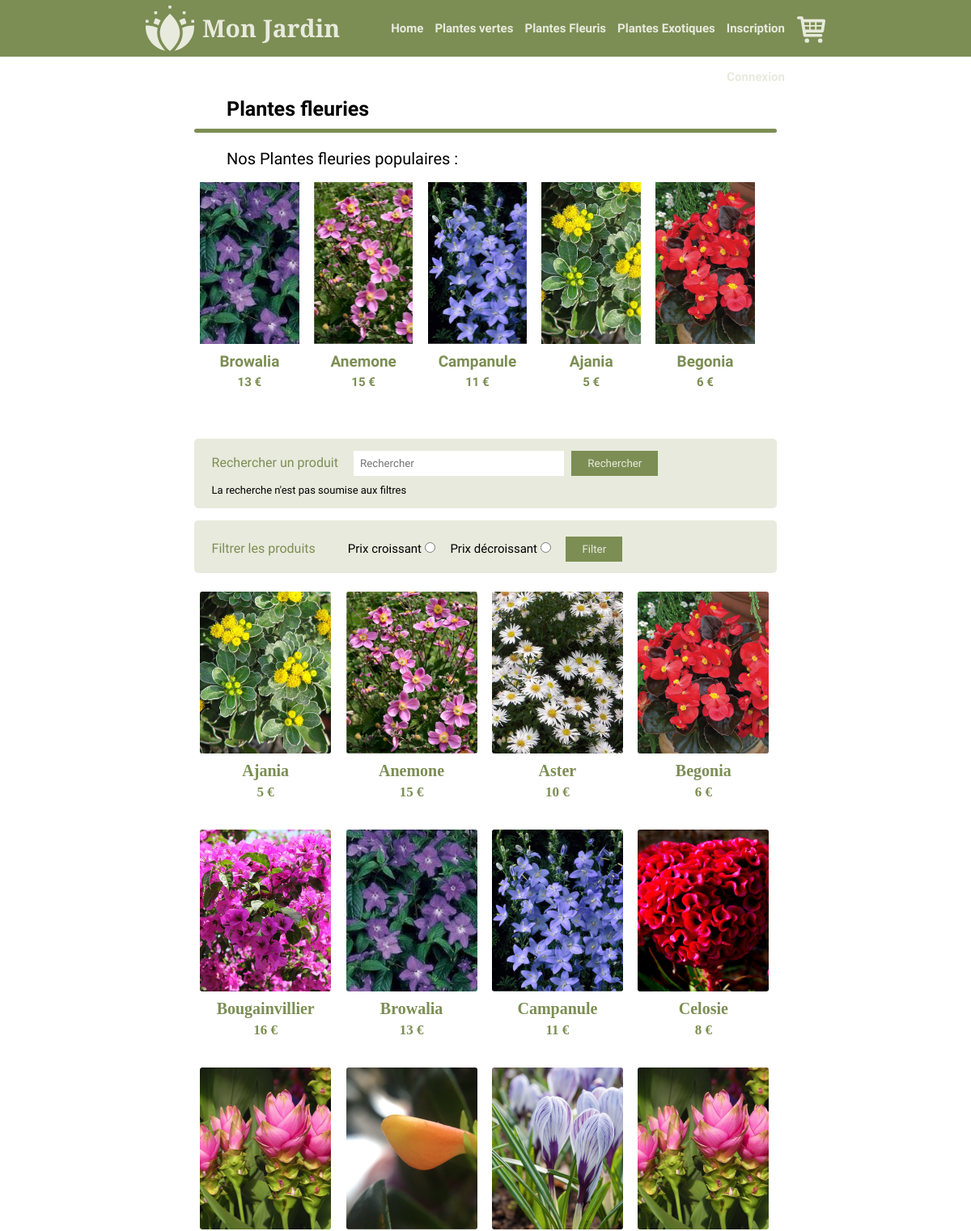
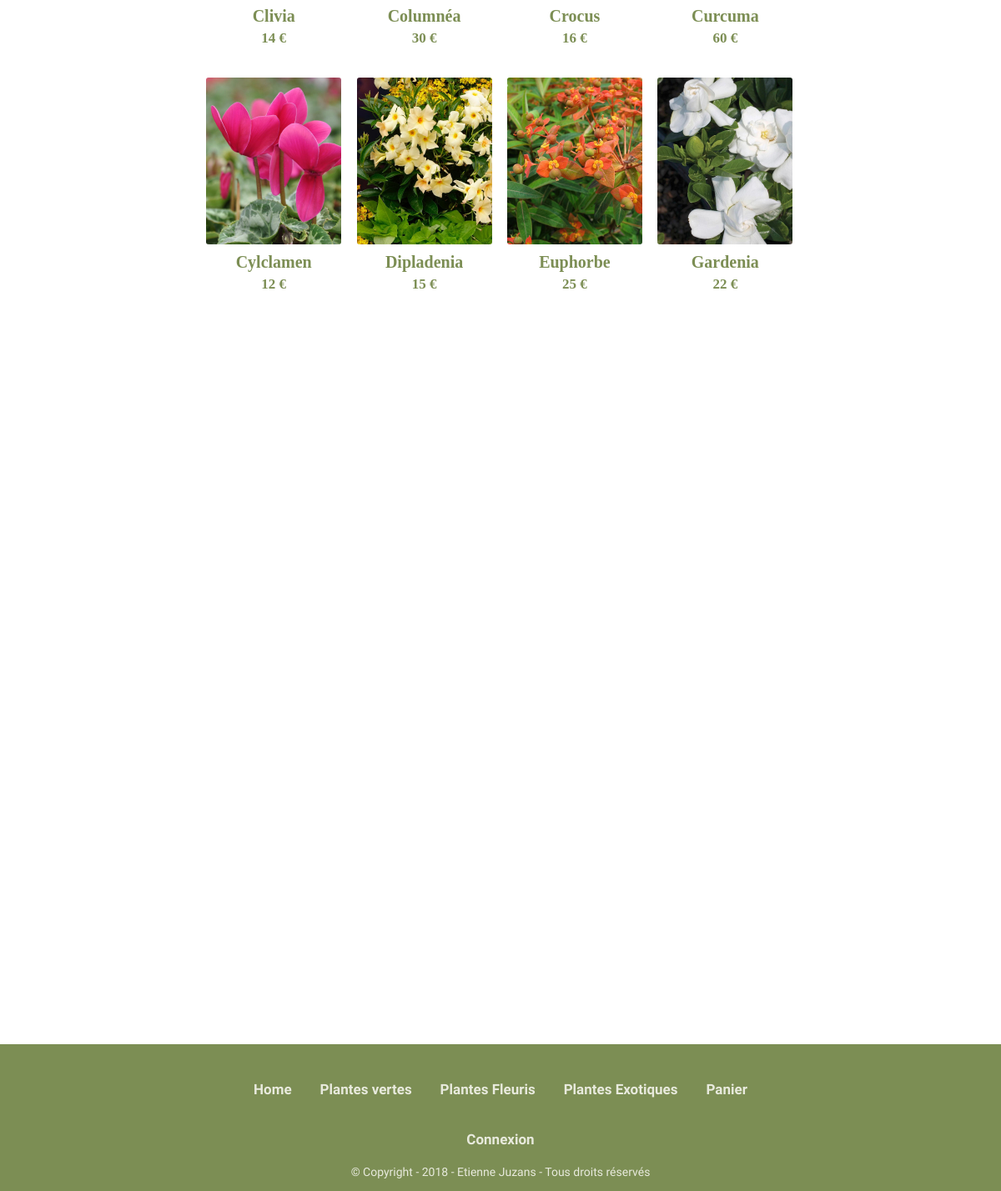
The app's page /PlantesFleuris with its own data (2 pictures, top to bottom).
### tables this page shows
CREATE TABLE `categories` (
  `id` int(11) NOT NULL,
  `id_produit` int(20) NOT NULL,
  `id_categories` int(20) NOT NULL
);

CREATE TABLE `Produits` (
  `id` int(11) NOT NULL,
  `name` varchar(255) NOT NULL,
  `description` text NOT NULL,
  `prix` float NOT NULL,
  `actif` int(1) DEFAULT NULL,
  `view` varchar(255) NOT NULL DEFAULT '0'
);

### controller/produit.php (called while the page is built)
<?php
$objProduitFLeuries = new produit($connect);
?>

### models/connect.class.php (called while the page is built, shortened)
<?php
class connect {
    public function setConnect(PDO $connect)
    {
        $this -> _connect = $connect;
    }
}
?>

### models/produit.class.php (called while the page is built, shortened)
<?php
class produit extends connect
{
    function afficheProduit($categorie){
        $req = $this->_connect->query("SELECT
Produits.id AS idProduit, Produits.name AS nameProduit, Produits.description AS descriptionProduit, Produits.prix AS prixProduit, Produits.actif AS actifProduit, categories.id_produit AS idProduitCategorie, categories.id_categories
FROM Produits INNER JOIN categories
ON id_categories = $categorie  AND categories.id_produit = Produits.id");
        $resReq = $req->fetchAll();
        return $resReq;
    }
    function produitPopulaire($categorie){
        $req = $this -> _connect -> query("SELECT Produits.id AS idProduit, Produits.name AS nameProduit, Produits.description AS descriptionProduit, Produits.prix AS prixProduit, Produits.actif AS actifProduit, Produits.view AS Produitview, categories.id_produit AS idProduitCategorie, categories.id_categories
FROM Produits INNER JOIN categories ON id_categories = $categorie AND categories.id_produit = Produits.id ORDER BY Produitview DESC LIMIT 5");
        $resReq = $req->fetchAll();
        return $resReq;
    }
}
?>

### views/afficheProduitPlantesFleuries.php (the view)
<?php
if (isset($_POST['recherche'])) {
    $recherche = $_POST['rechercher'];
    echo "<div class='Taille_Liste_Produit' style=' height: 950px; width: 100%;'>";
    foreach ($objProduitFLeuries->recherche("2", $recherche) as $res) {
        ?>
        <div class="Produits">
            <a href="PlantesFleuris-<?php echo $res['idProduit']?>">
                <div class="Images_Produit" style="background-image: url('./images/images_produits/<?php echo $res['nameProduit']?>.jpg'); width: 100%; height: 200px; background-size: cover;"></div>
                <div class="Info_Produits">
                    <h2><?php echo $res['nameProduit'] ?></h2>
                    <h3><?php echo $res['prixProduit'] ?> €</h3>
                </div>
            </a>
        </div>
        <?php
    }
    echo "</div>";
} else {
    if (isset($_POST['trierButton'])) {
        if ($_POST['trier'] == 'PrixCroissant') {
            echo "<div class='Taille_Liste_Produit' style=' height: 2050px; width: 100%;'>";
            foreach ($objProduitFLeuries->afficheProduitFiltres("2", "ORDER BY prixProduit ASC") as $res) {
                ?>
                <div class="Produits">
                    <a href="PlantesFleuris-<?php echo $res['idProduit']?>">
                        <div class="Images_Produit" style="background-image: url('./images/images_produits/<?php echo $res['nameProduit']?>.jpg'); width: 100%; height: 200px; background-size: cover;"></div>
                        <div class="Info_Produits">
                            <h2><?php echo $res['nameProduit'] ?></h2>
                            <h3><?php echo $res['prixProduit'] ?> €</h3>
                        </div>
                    </a>
                </div>
                <?php
            }
            echo "</div>";
        } else if ($_POST['trier'] == 'PrixDecroissant') {
            echo "<div class='Taille_Liste_Produit' style=' height: 2050px; width: 100%;'>";
            foreach ($objProduitFLeuries->afficheProduitFiltres("2", "ORDER BY prixProduit DESC") as $res) {
                ?>
                <div class="Produits">
                    <a href="PlantesFleuris-<?php echo $res['idProduit']?>">
                        <div class="Images_Produit" style="background-image: url('./images/images_produits/<?php echo $res['nameProduit']?>.jpg'); width: 100%; height: 200px; background-size: cover;"></div>
                        <div class="Info_Produits">
                            <h2><?php echo $res['nameProduit'] ?></h2>
                            <h3><?php echo $res['prixProduit'] ?> €</h3>
                        </div>
                    </a>
                </div>
                <?php
            }
            echo "</div>";
        }
    } else {
        echo "<div class='Taille_Liste_Produit' style=' height: 2050px; width: 100%;'>";
        foreach ($objProduitFLeuries->afficheProduit("2") as $res) {
            ?>
            <div class="Produits">
                <a href="PlantesFleuris-<?php echo $res['idProduit']?>">
                    <div class="Images_Produit" style="background-image: url('./images/images_produits/<?php echo $res['nameProduit']?>.jpg');border-radius: 3px;; width: 100%; height: 200px; background-size: cover;"></div>
                    <div class="Info_Produits">
                        <h2><?php echo $res['nameProduit'] ?></h2>
                        <h3><?php echo $res['prixProduit'] ?> €</h3>
                    </div>
                </a>
            </div>
            <?php
        }
        echo "</div>";
    }
}
?>

### views/PlantesFleuris.php
<?php
require "controller/produit.php";
?>
<section>
    <div id="PlantesFleuries">
        <div class="PlantesFleuries_Titre">
            <h2>Plantes fleuries</h2>
        </div>
        <div class="PlantesFleuries_Barre"></div>
        <div id="PlantesFleuries_Populaire">
            <p>Nos Plantes fleuries populaires :</p>
            <?php
            foreach ($objProduitFLeuries->produitPopulaire("2") as $res) {
                ?>
                <div class="Produits_Populaire">
                    <a href="PlantesFleuris-<?php echo $res['idProduit'] ?>">
                        <div class="Images_Produits_Populaire"
                             style="background-image: url('./images/images_produits/<?php echo $res['nameProduit'] ?>.jpg'); width: 100%; height: 200px; background-size: cover;"></div>
                        <div class="Info_Produits_Populaire">
                            <h2><?php echo $res['nameProduit'] ?></h2>
                            <h3><?php echo $res['prixProduit'] ?> €</h3>
                        </div>
                    </a>
                </div>
                <?php
            }
            ?>
        </div>
        <div class="PlantesFleuries_Recherche">
            <form method="post">
                <label>Rechercher un produit</label>
                <div class="PlantesFleuries_Recherche_Text">
                    <input type="text" name="rechercher" placeholder="Rechercher"/>
                </div>
                <div class="PlantesFleuries_Recherche_Button">
                    <input type="submit" name="recherche" value="Rechercher"/>
                </div>
            </form>
            <p>La recherche n'est pas soumise aux filtres</p>
        </div>
        <div id="PlantesFleuries_Produit">
            <div class="PlantesFleuries_Trier">
                <span>
                    <label>Filtrer les produits</label>
                </span>
                <div class="PlantesFleuries_Trier_Form">
                    <form method="post">
                        <div class="PlantesFleuries_Trier_Form_Croissant">
                            <label>Prix croissant</label>
                            <input type="radio" name="trier" value="PrixCroissant"/>
                        </div>
                        <div class="PlantesFleuries_Trier_Form_Croissant">
                            <label>Prix décroissant</label>
                            <input type="radio" name="trier" value="PrixDecroissant"/>
                        </div>
                        <div class="PlantesFleuries_Trier_Form_Button">
                            <input type="submit" name="trierButton" value="Filter"/>
                        </div>
                    </form>
                </div>
            </div>
            <div class="Liste_Produit">
                <?php
                require "afficheProduitPlantesFleuries.php";
                ?>
            </div>
        </div>
    </div>
</section>

### styles/styles.css (style rules this page uses)
html, body { margin: 0; padding: 0; }
#PlantesFleuries { width: 60%; margin: 50px auto 0px auto; }
.PlantesFleuries_Titre h2 { margin: 0px 0px 10px 0px; padding-left: 40px; font-size: 25px; color: #000000; font-family: 'Oxygen', sans-serif; }
.PlantesFleuries_Barre { width: 100%; background: #7c8e54; height: 5px; border-radius: 5px; }
.PlantesFleuries_Recherche { width: 100%; padding-top: 15px; padding-bottom: 10px; background: #e8eadd; border-radius: 5px; }
.PlantesFleuries_Recherche form { padding-left: 3%; }
.PlantesFleuries_Recherche label { display: inline; color: #7c8e54; font-family: 'Oxygen', sans-serif; }
.PlantesFleuries_Recherche p { padding-left: 3%; margin: 10px 0px 5px 0px; font-size: 13px; font-family: 'Oxygen', sans-serif; }
.PlantesFleuries_Recherche_Text { display: inline; padding-left: 15px; }
.PlantesFleuries_Recherche_Text input { width: 35%; padding: 8px; color: #000; border: none; font-family: 'Oxygen', sans-serif; }
.PlantesFleuries_Recherche_Button { display: inline; padding-left: 5px; }
.PlantesFleuries_Recherche_Button input { padding: 8px 20px; color: #e8eadd; background: #7c8e54; border: 0px; font-family: 'Oxygen', sans-serif; cursor: pointer; }
.PlantesFleuries_Trier { width: 100%; padding-top: 15px; padding-bottom: 10px; background: #e8eadd; border-radius: 5px; margin-top: 15px; margin-bottom: 15px; }
.PlantesFleuries_Trier span label { margin: 0px 0px 0px 0px; padding-left: 3%; display: inline; line-height: 40px; font-size: 16px; color: #7c8e54; font-family: 'Oxygen', sans-serif; padding-right: 5%; }
.PlantesFleuries_Trier_Form { display: inline; }
.PlantesFleuries_Trier_Form form { display: inline; }
.PlantesFleuries_Trier_Form_Croissant { display: inline; padding-right: 2%; }
.PlantesFleuries_Trier_Form_Croissant label { font-size: 15px; font-family: 'Oxygen', sans-serif; }
.PlantesFleuries_Trier_Form_Croissant input { margin: 0px 0px 0px 0px; padding: 0px 0px 0px 0px; }
.PlantesFleuries_Trier_Form_Button { display: inline; }
.PlantesFleuries_Trier_Form_Button input { padding: 8px 20px; color: #e8eadd; background: #7c8e54; border: 0px; font-family: 'Oxygen', sans-serif; cursor: pointer; }
.Liste_Produit { width: 100%; }
.Produits { display: inline-block; width: 22.5%; height: 280px; margin: 1%; border-radius: 3px; }
.Produits a { color: #7c8e54; text-decoration: none; }
.Info_Produits h2 { margin: 0px 0px 0px 0px; text-align: center; padding: 10px 0px 5px 0px; font-size: 20px }
.Info_Produits h3 { margin: 0px 0px 0px 0px; text-align: center; padding: 0px 0px 13px 0px; font-size: 17px; }
#PlantesFleuries_Populaire { margin-bottom: 30px; }
#PlantesFleuries_Populaire p { margin: 20px 0px 10px 0px; padding-left: 40px; font-size: 20px; color: #000000; font-family: 'Oxygen', sans-serif; }
.Produits_Populaire { display: inline-block; width: 17%; height: 280px; margin: 1%; border-radius: 3px; }
.Produits_Populaire a { color: #7c8e54; text-decoration: none; }
.Info_Produits_Populaire h2 { margin: 0px 0px 0px 0px; text-align: center; padding: 10px 0px 5px 0px; font-size: 19px; font-family: 'Oxygen', sans-serif; }
.Info_Produits_Populaire h3 { margin: 0px 0px 0px 0px; text-align: center; padding: 0px 0px 13px 0px; font-size: 15px; font-family: 'Oxygen', sans-serif; }

### records on screen
categories: id_produit.name (picture), id_produit.name "Browalia", id_produit.prix "13"
categories: id_produit.name (picture), id_produit.name "Anemone", id_produit.prix "15"
categories: id_produit.name (picture), id_produit.name "Campanule", id_produit.prix "11"
categories: id_produit.name (picture), id_produit.name "Ajania", id_produit.prix "5"
categories: id_produit.name (picture), id_produit.name "Begonia", id_produit.prix "6"
categories: id_produit.name (picture), id_produit.name "Aster", id_produit.prix "10"
categories: id_produit.name (picture), id_produit.name "Bougainvillier", id_produit.prix "16"
categories: id_produit.name (picture), id_produit.name "Celosie", id_produit.prix "8"
categories: id_produit.name (picture), id_produit.name "Clivia", id_produit.prix "14"
categories: id_produit.name (picture), id_produit.name "Columnéa", id_produit.prix "30"
categories: id_produit.name (picture), id_produit.name "Crocus", id_produit.prix "16"
categories: id_produit.name (picture), id_produit.name "Curcuma", id_produit.prix "60"
categories: id_produit.name (picture), id_produit.name "Cylclamen", id_produit.prix "12"
categories: id_produit.name (picture), id_produit.name "Dipladenia", id_produit.prix "15"
categories: id_produit.name (picture), id_produit.name "Euphorbe", id_produit.prix "25"
categories: id_produit.name (picture), id_produit.name "Gardenia", id_produit.prix "22"
